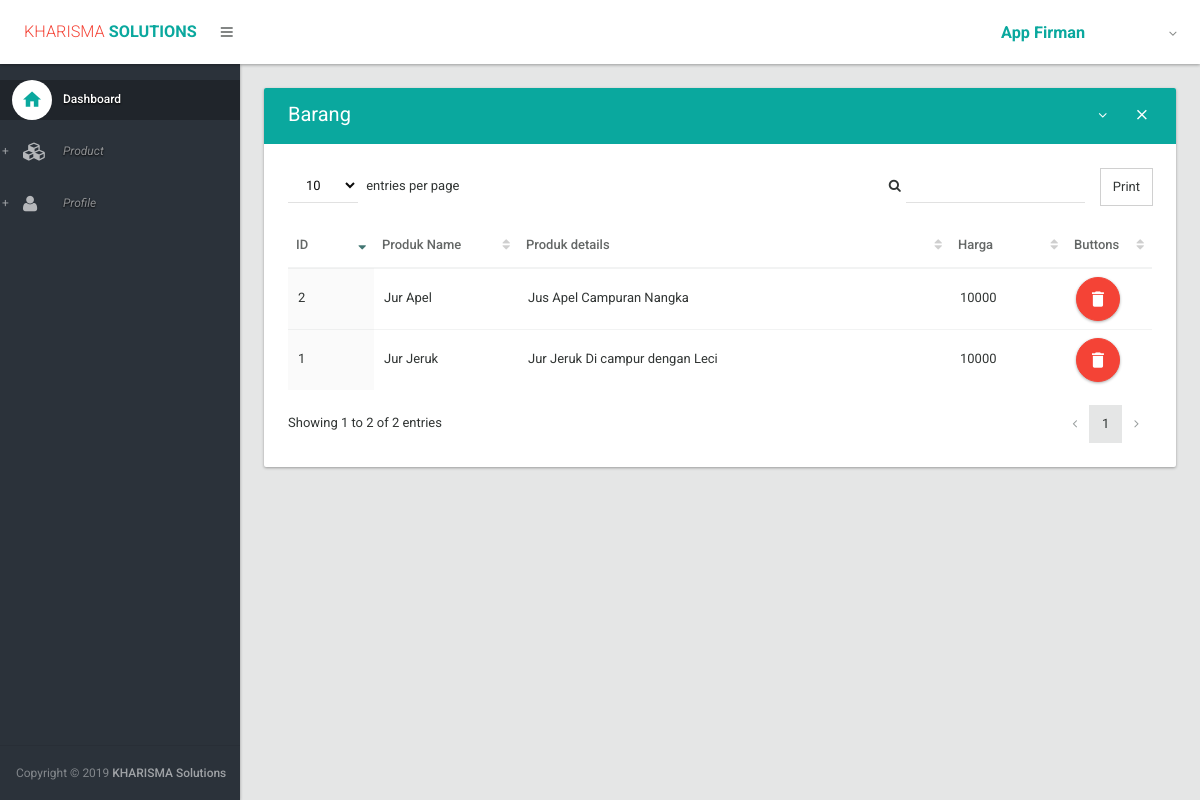
Screenshot of /barang/ (signed in) with the database file from the repository.
### barang/models.py (models this page shows, shortened)
class Product(models.Model):
    product_name = models.CharField(max_length=200)
    product_details = models.TextField()
    harga = models.IntegerField()
    active = models.IntegerField(default='1')

### barang/views.py (the view)
def data_barang(request):
    product = Product.objects.all()
    return render(request,'data_barang.html',{'pro':product})

### barang/templates/data_barang.html (shortened to what this page needs)
{% extends 'accounts/layout.html' %}
{% block content %}
<section>
<div class="section-body">
    <div class="row">
        <div class="col-lg-12">
            <div class="card">
		<div class="card-head style-primary">
                   <header>Barang</header>
                   <div class="tools">
                       <a class="btn btn-icon-toggle btn-collapse"><i class="fa fa-angle-down"></i></a>
                       <a class="btn btn-icon-toggle btn-close"><i class="md md-close"></i></a>
                    </div>
                 </div>
		 <div class="card-body">
                    <div class="table-responsive">
                    <table id="datatable2" class="table order-column hover">
                    <thead>
                      <tr>
                        <th width="70px">ID</th>
                        <th>Produk Name</th>
                        <th width="50%">Produk details</th>
                        <th width="100px">Harga</th>
                        <th width="70px">Buttons</th>
                      </tr>
                    </thead>
                    <tbody>
                    {% for produk in pro %}
                      <tr class="gradeX">
                        <td>{{ produk.id }}</td>
                        <td>{{ produk.product_name }}</td>
                        <td>{{ produk.product_details }}</td>
                        <td>{{ produk.harga }}</td>
                        <td><a href="{% url 'barang:e-order' produk.id %}" class="btn ink-reaction btn-floating-action btn-danger" onclick="return confirm('Anda ingin Menghapus Data Ini?')"><i class="md md-delete"></i> </a>
                        </td>
                      </tr>
                    {% endfor %}
                    </tbody>
                    </table>
                   </div>
	    </div>
	</div>
    </div>
</div>
</section>
{% endblock %}

### accounts/templates/accounts/layout.html (shortened to what this page needs)
{% load static from staticfiles %}
<!DOCTYPE html>
<html lang="en">
<head>
	<link type="text/css" rel="stylesheet" href="{% static 'css/bootstrap.css' %}" />
	<link type="text/css" rel="stylesheet" href="{% static 'css/materialadmin.css' %}" />
	<link type="text/css" rel="stylesheet" href="{% static 'css/font-awesome.min.css' %}" />
	<link type="text/css" rel="stylesheet" href="{% static 'css/material-design-iconic-font.min.css' %}" />
	<link type="text/css" rel="stylesheet" href="{% static 'css/libs/DataTables/jquery.dataTables.css' %}" />
	<link type="text/css" rel="stylesheet" href="{% static 'css/libs/DataTables/extensions/dataTables.colVis.css' %}" />
	<link type="text/css" rel="stylesheet" href="{% static 'css/libs/DataTables/extensions/dataTables.tableTools.css' %}" />
	<link type="text/css" rel="stylesheet" href="{% static 'css/libs/select2/select2.css' %}" />
	<link type="text/css" rel="stylesheet" href="{% static 'css/print.css' %}" />
</head>
<body class="menubar-pin menubar-hoverable header-fixed ">
<header id="header" >
  <div class="headerbar">
	<div class="headerbar-left">
		<ul class="header-nav header-nav-options">
		   <li class="header-nav-brand" >
			<div class="brand-holder">
			<a href="{% url 'home' %}">
			<span class="text-lg text-light text-danger">KHARISMA</span><span class="text-lg text-bold text-primary"> SOLUTIONS</span></a>
			</div>
		   </li>
		   <li>
			   <a class="btn btn-icon-toggle menubar-toggle" data-toggle="menubar" href="javascript:void(0);"><i class="fa fa-bars"></i></a>
		   </li>
		</ul>
	</div>
	<div class="headerbar-right">
	  <ul class="header-nav header-nav-profile">
	     <li class="dropdown">
	     <a href="javascript:void(0);" class="dropdown-toggle ink-reaction" data-toggle="dropdown">
               <span class="profile-info">
	         <h4 class="text-lg text-bold text-primary">App
	            {% if user.is_authenticated %}{{ user.first_name }} {{ user.last_name }} {%else%} Anonymous {% endif %}</h4>
	       </span>
	     </a>
	     </li>
	   </ul>
	</div>
  </div>
</header>
<div id="base">
   <div id="content">
    {% block content %}{% endblock %}
    </div>
    <div id="menubar" class="menubar-inverse ">
    <div class="menubar-scroll-panel">
	<ul id="main-menu" class="gui-controls">
	<li>
	  <a href="{% url 'home' %}" class="active">
	    <div class="gui-icon"><i class="md md-home"></i></div><span class="title">Dashboard</span>
	  </a>
	</li>
	<li class="gui-folder">
          <a><div class="gui-icon"><i class="fa fa-cubes"></i></div><span class="title">Product</span></a>
	</li>
	<li class="gui-folder">
	    <a><div class="gui-icon"><i class="fa fa-user"></i></div><span class="title">Profile</span></a>
		</li>
	</ul>
	<div class="menubar-foot-panel">
	  <small class="no-linebreak hidden-folded">
	    <span class="opacity-75">Copyright &copy; {% now "Y" %}</span> <strong>KHARISMA Solutions</strong>
	  </small>
	</div>
     </div>
   </div>
</div>
</body>
</html>

### rows the page displays
Product: id "1", product_name "Jur Jeruk", product_details "Jur Jeruk Di campur dengan Leci", harga "10000"
Product: id "2", product_name "Jur Apel", product_details "Jus Apel Campuran Nangka", harga "10000"

### other values shown
{{ user.first_name }} "Firman"
